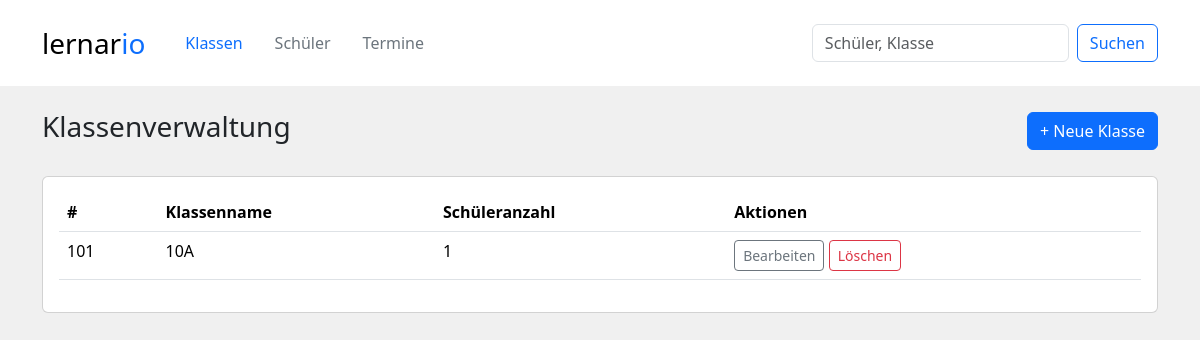
Page /klassen/ on the committed database.
### tables this page shows
CREATE TABLE klassen (
    klasse_id INTEGER PRIMARY KEY,
    klassenname TEXT,
    einschulungsjahr INTEGER
);

### controllers/class_controller.py (the view)
@klassen_bp.route('/', methods=['GET'])
def uebersicht():
    klassen_liste = class_service.get_all_classes_with_students_count()
    return render_template('klassenverwaltung.html', klassen_liste=klassen_liste, active_page="klassen")

### services/class_service.py (called while the page is built)
def get_all_classes_with_students_count():
    return query_db("""
        select klassen.klasse_id, klassen.klassenname, COUNT(DISTINCT schueler.schueler_id) as schueler_anzahl from schueler
        join klassen on schueler.klasse_id = klassen.klasse_id
        group by klassen.klasse_id
    """)

### services/sqllite_db.py (called while the page is built)
def query_db(query, params=(), commit=False):
    with sqlite3.connect(DB_PATH) as conn:
        conn.execute("PRAGMA foreign_keys = ON")#Wichtig damit ON DELETE CASCADE funktioniert
        conn.row_factory = sqlite3.Row
        cursor = conn.cursor()
        cursor.execute(query, params)
        if commit:
            conn.commit()
        data = cursor.fetchall()
        return [dict(row) for row in data]

### templates/klassenverwaltung.html (shortened to what this page needs)
{% extends "components/layout.html" %}
{% block content %}
<div class="container py-4">
    <div class="d-flex justify-content-between align-items-center mb-4">
        <h3>Klassenverwaltung</h3>
        <button class="btn btn-primary" data-bs-toggle="modal" data-bs-target="#klasseModal">+ Neue Klasse</button>
    </div>
    <div class="card p-3">
        <table class="table table-hover">
            <thead>
                <tr>
                    <th>#</th>
                    <th>Klassenname</th>
                    <th>Schüleranzahl</th>
                    <th>Aktionen</th>
                </tr>
            </thead>
            <tbody>
                {% for klasse in klassen_liste %}
                <tr>
                    <td>{{ klasse.klasse_id }}</td>
                    <td>{{ klasse.klassenname }}</td>
                    <td>{{ klasse.schueler_anzahl }}</td>
                    <td>
                        <a href="{{ url_for('klassen.bearbeiten', klasse_id=klasse.klasse_id) }}"
                            class="btn btn-sm btn-outline-secondary">Bearbeiten</a>
                        <a href="{{ url_for('klassen.loeschen', klasse_id=klasse.klasse_id) }}"
                            class="btn btn-sm btn-outline-danger">Löschen</a>
                    </td>
                </tr>
                {% endfor %}
            </tbody>
        </table>
    </div>
</div>
{% endblock %}

### templates/components/layout.html (style rules this page uses)
body { background: linear-gradient(310deg, rgb(240, 240, 240) 0%, rgb(240, 240, 240) 100%); font-family: 'Segoe UI', sans-serif; }

### rows in the picture
klassen: klasse_id "101", klassenname "10A", schueler_anzahl "1"
